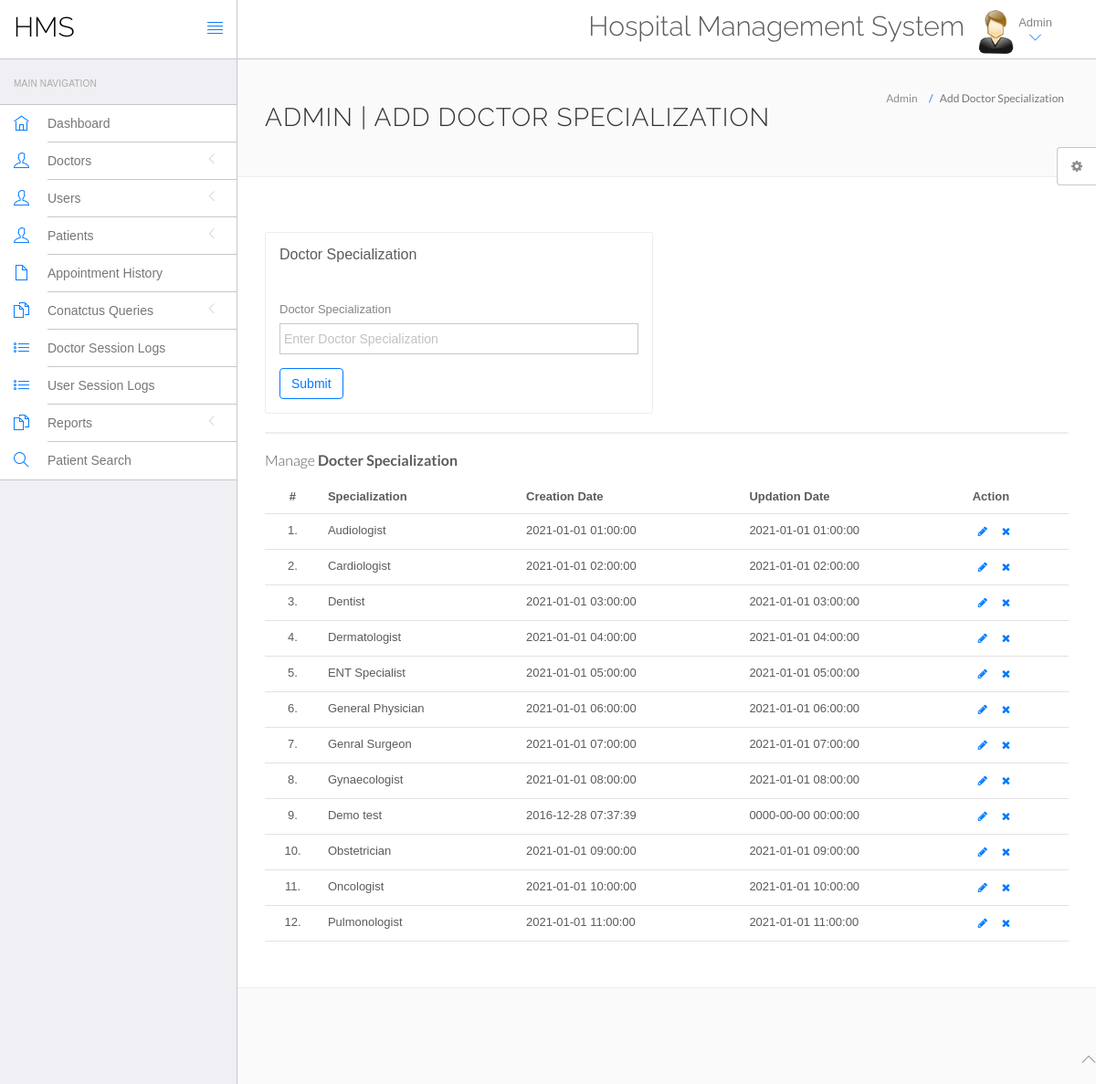
/hms/admin/doctor-specilization.php (signed in), run on the app's committed database.
### tables this page shows
CREATE TABLE `doctorspecilization` (
  `id` int(11) NOT NULL,
  `specilization` varchar(255) DEFAULT NULL,
  `creationDate` timestamp NULL DEFAULT current_timestamp(),
  `updationDate` timestamp NULL DEFAULT NULL ON UPDATE current_timestamp()
);

### hms/admin/doctor-specilization.php (the view, shortened to what this page needs)
<?php
include('include/config.php');
?>
<!DOCTYPE html>
<html lang="en">
	<head>
		<link rel="stylesheet" href="vendor/bootstrap/css/bootstrap.min.css">
		<link rel="stylesheet" href="vendor/fontawesome/css/font-awesome.min.css">
		<link rel="stylesheet" href="vendor/themify-icons/themify-icons.min.css">
		<link href="vendor/animate.css/animate.min.css" rel="stylesheet" media="screen">
		<link href="vendor/perfect-scrollbar/perfect-scrollbar.min.css" rel="stylesheet" media="screen">
		<link href="vendor/switchery/switchery.min.css" rel="stylesheet" media="screen">
		<link href="vendor/bootstrap-touchspin/jquery.bootstrap-touchspin.min.css" rel="stylesheet" media="screen">
		<link href="vendor/select2/select2.min.css" rel="stylesheet" media="screen">
		<link href="vendor/bootstrap-datepicker/bootstrap-datepicker3.standalone.min.css" rel="stylesheet" media="screen">
		<link href="vendor/bootstrap-timepicker/bootstrap-timepicker.min.css" rel="stylesheet" media="screen">
		<link rel="stylesheet" href="assets/css/styles.css">
		<link rel="stylesheet" href="assets/css/plugins.css">
		<link rel="stylesheet" href="assets/css/themes/theme-1.css" id="skin_color" />
	</head>
	<body>
		<div id="app">
<?php include('include/sidebar.php');?>
			<div class="app-content">
						<?php include('include/header.php');?>
				<div class="main-content" >
					<div class="wrap-content container" id="container">
						<section id="page-title">
							<div class="row">
								<div class="col-sm-8">
									<h1 class="mainTitle">Admin | Add Doctor Specialization</h1>
																	</div>
								<ol class="breadcrumb">
									<li>
										<span>Admin</span>
									</li>
									<li class="active">
										<span>Add Doctor Specialization</span>
									</li>
								</ol>
							</div>
						</section>
						<div class="container-fluid container-fullw bg-white">
							<div class="row">
								<div class="col-md-12">
									<div class="row margin-top-30">
										<div class="col-lg-6 col-md-12">
											<div class="panel panel-white">
												<div class="panel-heading">
													<h5 class="panel-title">Doctor Specialization</h5>
												</div>
												<div class="panel-body">
													<form role="form" name="dcotorspcl" method="post" >
														<div class="form-group">
															<label for="exampleInputEmail1">
																Doctor Specialization
															</label>
							<input type="text" name="doctorspecilization" class="form-control"  placeholder="Enter Doctor Specialization">
														</div>
														<button type="submit" name="submit" class="btn btn-o btn-primary">
															Submit
														</button>
													</form>
												</div>
											</div>
										</div>
											</div>
										</div>
									<div class="col-lg-12 col-md-12">
											<div class="panel panel-white">
											</div>
										</div>
									</div>
									<div class="row">
								<div class="col-md-12">
									<h5 class="over-title margin-bottom-15">Manage <span class="text-bold">Docter Specialization</span></h5>
									<table class="table table-hover" id="sample-table-1">
										<thead>
											<tr>
												<th class="center">#</th>
												<th>Specialization</th>
												<th class="hidden-xs">Creation Date</th>
												<th>Updation Date</th>
												<th>Action</th>
											</tr>
										</thead>
										<tbody>
<?php
$sql=mysqli_query($con,"select * from doctorSpecilization");
$cnt=1;
while($row=mysqli_fetch_array($sql))
{
?>
											<tr>
												<td class="center"><?php echo $cnt;?>.</td>
												<td class="hidden-xs"><?php echo $row['specilization'];?></td>
												<td><?php echo $row['creationDate'];?></td>
												<td><?php echo $row['updationDate'];?>
												</td>
												<td >
												<div class="visible-md visible-lg hidden-sm hidden-xs">
							<a href="edit-doctor-specialization.php?id=<?php echo $row['id'];?>" class="btn btn-transparent btn-xs" tooltip-placement="top" tooltip="Edit"><i class="fa fa-pencil"></i></a>
	<a href="doctor-specilization.php?id=<?php echo $row['id']?>&del=delete" onClick="return confirm('Are you sure you want to delete?')"class="btn btn-transparent btn-xs tooltips" tooltip-placement="top" tooltip="Remove"><i class="fa fa-times fa fa-white"></i></a>
												</div>
												</td>
											</tr>
											<?php
$cnt=$cnt+1;
											 }?>
										</tbody>
									</table>
								</div>
							</div>
								</div>
							</div>
						</div>
					</div>
				</div>
	<?php include('include/footer.php');?>
	<?php include('include/setting.php');?>
	</body>
</html>

### hms/admin/include/sidebar.php (shortened to what this page needs)
<div class="sidebar app-aside" id="sidebar">
				<div class="sidebar-container perfect-scrollbar">
<nav>
						<div class="navbar-title">
							<span>Main Navigation</span>
						</div>
						<ul class="main-navigation-menu">
							<li>
								<a href="dashboard.php">
									<div class="item-content">
										<div class="item-media">
											<i class="ti-home"></i>
										</div>
										<div class="item-inner">
											<span class="title"> Dashboard </span>
										</div>
									</div>
								</a>
							</li>
							<li>
								<a href="javascript:void(0)">
									<div class="item-content">
										<div class="item-media">
											<i class="ti-user"></i>
										</div>
										<div class="item-inner">
											<span class="title"> Doctors </span><i class="icon-arrow"></i>
										</div>
									</div>
								</a>
								</li>
				<li>
								<a href="javascript:void(0)">
									<div class="item-content">
										<div class="item-media">
											<i class="ti-user"></i>
										</div>
										<div class="item-inner">
											<span class="title"> Users </span><i class="icon-arrow"></i>
										</div>
									</div>
								</a>
								</li>
								<li>
								<a href="javascript:void(0)">
									<div class="item-content">
										<div class="item-media">
											<i class="ti-user"></i>
										</div>
										<div class="item-inner">
											<span class="title"> Patients </span><i class="icon-arrow"></i>
										</div>
									</div>
								</a>
								</li>
<li>
								<a href="appointment-history.php">
									<div class="item-content">
										<div class="item-media">
											<i class="ti-file"></i>
										</div>
										<div class="item-inner">
											<span class="title"> Appointment History </span>
										</div>
									</div>
								</a>
							</li>
				<li>
								<a href="javascript:void(0)">
									<div class="item-content">
										<div class="item-media">
											<i class="ti-files"></i>
										</div>
										<div class="item-inner">
											<span class="title"> Conatctus Queries </span><i class="icon-arrow"></i>
										</div>
									</div>
								</a>
								</li>
	<li>
								<a href="doctor-logs.php">
									<div class="item-content">
										<div class="item-media">
											<i class="ti-list"></i>
										</div>
										<div class="item-inner">
											<span class="title"> Doctor Session Logs </span>
										</div>
									</div>
								</a>
							</li>
							<li>
								<a href="user-logs.php">
									<div class="item-content">
										<div class="item-media">
											<i class="ti-list"></i>
										</div>
										<div class="item-inner">
											<span class="title"> User Session Logs </span>
										</div>
									</div>
								</a>
							</li>
				<li>
								<a href="javascript:void(0)">
									<div class="item-content">
										<div class="item-media">
											<i class="ti-files"></i>
										</div>
										<div class="item-inner">
											<span class="title"> Reports </span><i class="icon-arrow"></i>
										</div>
									</div>
								</a>
								<li>
								<a href="patient-search.php">
									<div class="item-content">
										<div class="item-media">
											<i class="ti-search"></i>
										</div>
										<div class="item-inner">
											<span class="title"> Patient Search </span>
										</div>
									</div>
								</a>
							</li>
								</li>
						</ul>
					</nav>
					</div>
			</div>

### hms/admin/include/header.php (shortened to what this page needs)
<header class="navbar navbar-default navbar-static-top">
					<div class="navbar-header">
						<a class="navbar-brand" href="#">
							<h2 style="padding-top:20%; color:#000 ">HMS</h2>
						</a>
						<a href="#" class="sidebar-toggler pull-right visible-md visible-lg" data-toggle-class="app-sidebar-closed" data-toggle-target="#app">
							<i class="ti-align-justify"></i>
						</a>
					</div>
					<div class="navbar-collapse collapse">
						<ul class="nav navbar-right">
								<li  style="padding-top:2% ">
								<h2>Hospital Management System</h2>
							</li>
							<li class="dropdown current-user">
								<a href class="dropdown-toggle" data-toggle="dropdown">
									<img src="assets/images/images.jpg" > <span class="username">
			Admin
									<i class="ti-angle-down"></i></i></span>
								</a>
							</li>
						</ul>
					</div>
				</header>

### hms/admin/include/footer.php
<footer>
				<div class="footer-inner">
					<div class="pull-left">
						&copy; <span class="current-year"></span><span class="text-bold text-uppercase"> HMS</span>. <span>All rights reserved</span>
					</div>
					<div class="pull-right">
						<span class="go-top"><i class="ti-angle-up"></i></span>
					</div>
				</div>
			</footer>

### hms/admin/include/setting.php (shortened to what this page needs)
<div class="settings panel panel-default hidden-xs hidden-sm" id="settings">
				<button ct-toggle="toggle" data-toggle-class="active" data-toggle-target="#settings" class="btn btn-default">
					<i class="fa fa-spin fa-gear"></i>
				</button>
			</div>

### hms/admin/assets/css/plugins.css (style rules this page uses)
.perfect-scrollbar { overflow-y: hidden !important; }

### hms/admin/assets/css/themes/theme-1.css (style rules this page uses)
body { background: #FAFAFA; }
header .navbar-header { background: #ffffff !important; border-right-color: #c8c7cc !important; border-bottom-color: #c8c7cc !important; }
header .navbar-header .sidebar-toggler, header .navbar-header .sidebar-mobile-toggler { color: #007aff !important; }
header .navbar-header .navbar-brand { color: #777 !important; }
header .navbar-collapse { background: #ffffff !important; border-bottom-color: #c8c7cc !important; box-shadow: none !important; }
header .navbar-collapse .navbar-right > li > a { color: #777; }
header .navbar-collapse .navbar-right > li > a i { color: #007aff !important; }
#sidebar { background: #EFEFF4 !important; }
#sidebar:before { border-right-width: "1px" !important; border-right-style: solid; border-right-color: #c8c7cc !important; }
#sidebar nav { border-right-width: "1px" !important; border-right-style: solid; border-right-color: #c8c7cc !important; }
#sidebar nav .navbar-title { color: #aaaaaa; }
#sidebar nav > ul { background: #ffffff !important; border-bottom-color: #c8c7cc !important; border-top-color: #c8c7cc !important; }
#sidebar nav > ul > li > a .item-media > i { color: #007aff !important; }
#sidebar nav > ul > li > a .item-inner { color: #777 !important; border-bottom-color: #c8c7cc; }

### data on the page
doctorspecilization: specilization "Audiologist", creationDate "2021-01-01 01:00:00", updationDate "2021-01-01 01:00:00"
doctorspecilization: specilization "Cardiologist", creationDate "2021-01-01 02:00:00", updationDate "2021-01-01 02:00:00"
doctorspecilization: specilization "Dentist", creationDate "2021-01-01 03:00:00", updationDate "2021-01-01 03:00:00"
doctorspecilization: specilization "Dermatologist", creationDate "2021-01-01 04:00:00", updationDate "2021-01-01 04:00:00"
doctorspecilization: specilization "ENT Specialist", creationDate "2021-01-01 05:00:00", updationDate "2021-01-01 05:00:00"
doctorspecilization: specilization "General Physician", creationDate "2021-01-01 06:00:00", updationDate "2021-01-01 06:00:00"
doctorspecilization: specilization "Genral Surgeon", creationDate "2021-01-01 07:00:00", updationDate "2021-01-01 07:00:00"
doctorspecilization: specilization "Gynaecologist", creationDate "2021-01-01 08:00:00", updationDate "2021-01-01 08:00:00"
doctorspecilization: specilization "Demo test", creationDate "2016-12-28 07:37:39", updationDate "0000-00-00 00:00:00"
doctorspecilization: specilization "Obstetrician", creationDate "2021-01-01 09:00:00", updationDate "2021-01-01 09:00:00"
doctorspecilization: specilization "Oncologist", creationDate "2021-01-01 10:00:00", updationDate "2021-01-01 10:00:00"
doctorspecilization: specilization "Pulmonologist", creationDate "2021-01-01 11:00:00", updationDate "2021-01-01 11:00:00"
